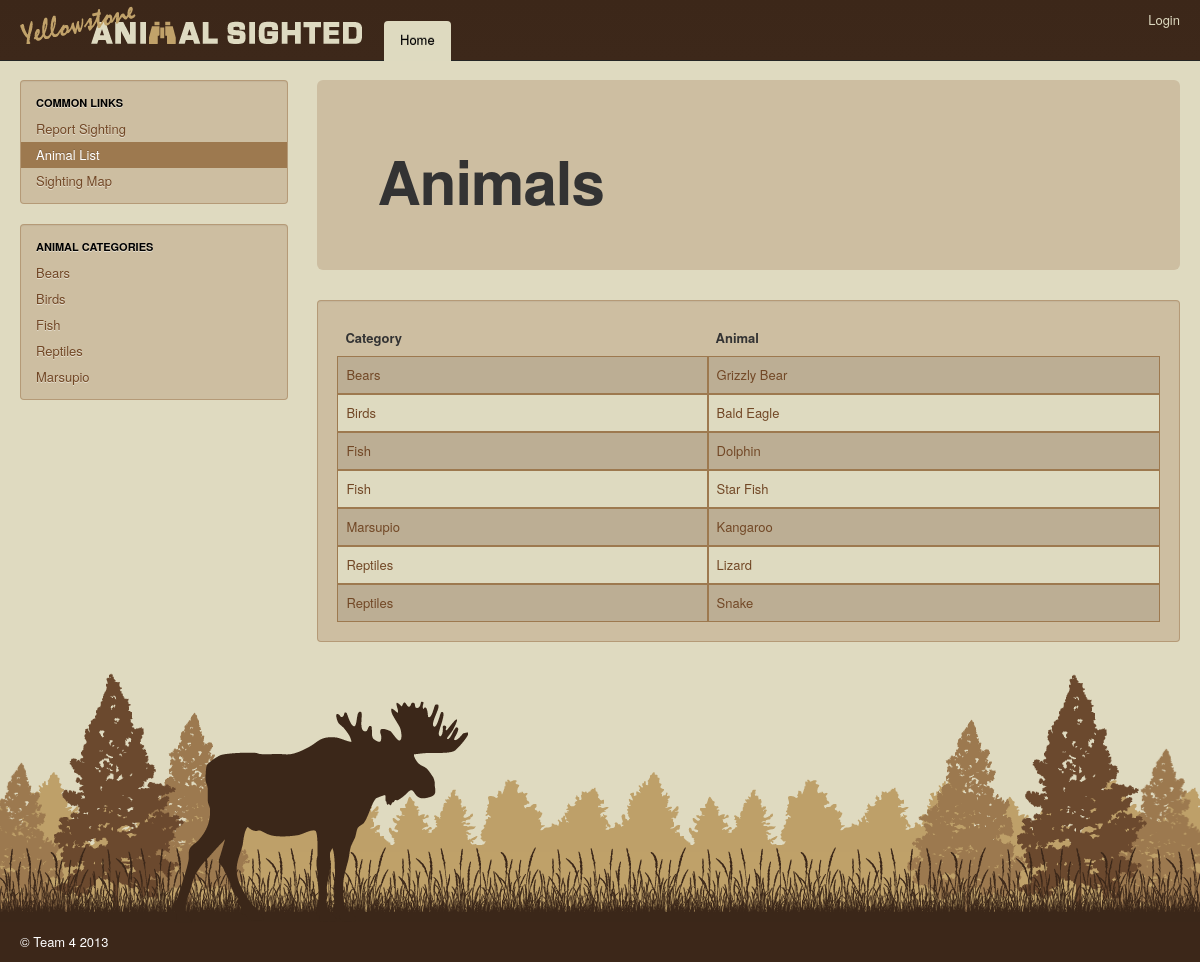
Page /?animal=list on the committed database.
### tables this page shows
CREATE TABLE IF NOT EXISTS `animal_categories` (
  `category_id` int(10) unsigned NOT NULL AUTO_INCREMENT,
  `parent_id` int(11) unsigned DEFAULT NULL,
  `category` varchar(25) NOT NULL,
  PRIMARY KEY (`category_id`),
  KEY `parent_id` (`parent_id`)
);

CREATE TABLE IF NOT EXISTS `animal_list` (
  `animal_id` int(10) unsigned NOT NULL AUTO_INCREMENT,
  `category_id` int(10) unsigned NOT NULL,
  `picture_id` int(10) unsigned DEFAULT NULL,
  `name` varchar(50) NOT NULL,
  PRIMARY KEY (`animal_id`),
  KEY `category_id` (`category_id`),
  KEY `name` (`name`)
);

### index.php (called while the page is built, shortened)
<?php
require_once('php/functions.php');
require_once('mvc/controller/index.php');
?>

### php/functions.php (called while the page is built, shortened)
<?php
function active($params){
	$params=split('=', $params);
	if($_GET[$params[0]]==$params[1])
		return ' active ';
}
?>

### mvc/model/model_animals.php (called while the page is built, shortened)
<?php
function animal_list($orderBy=false, $category_id=false){
	global $DB;
	$sql = 'SELECT a.*, i.about, i.src, c.category, s.lat, s.lng FROM animal_list a LEFT JOIN animal_info i ON a.animal_id=i.animal_id LEFT JOIN animal_categories c ON a.category_id=c.category_id RIGHT JOIN animal_sightings s ON s.animal_id = a.animal_id '.$inject.' GROUP BY a.animal_id';
	if($orderBy)
		$sql.=' ORDER BY '.$orderBy;
	$stmt = $DB->prepare($sql);
	$stmt->execute();
	$result = $stmt->fetchAll();
	return $result;
}
function category_list(){
	global $DB;
	$sql = 'SELECT * FROM animal_categories';
	$stmt = $DB->prepare($sql);
	$stmt->execute();
	$result = $stmt->fetchAll();
	return $result;
}
?>

### mvc/view/animal/list.php (the view, shortened to what this page needs)
<?php include('mvc/view/partials/head.php'); ?>
<?php include('mvc/view/partials/header.php'); ?>
<div class="row-fluid">
	<div class="span3">
		<?php include('mvc/view/partials/sidebar.php'); ?>
		<?php include('mvc/view/partials/category_sidebar.php'); ?>
	</div>
	<div class="span9">
		<div class="hero-unit">
			<h1>Animals</h1>
		</div>
		<table class="table table-striped well">
			<thead>
				<tr>
					<td>Category</td>
					<td>Animal</td>
				</tr>
			</thead>
			<?php
				$animal_list = animal_list('c.category');
				$ct=count($animal_list);
				for($i=0; $i<$ct; $i++){
					echo '
						<tr data-animal_id="'.$animal_list[$i]['animal_id'].'">
							<td class="category"><a href="?animal=category&category_id='.$animal_list[$i]['category_id'].'">'.$animal_list[$i]['category'].'</a></td>
							<td class="name"><a href="?animal=details&animal_id='.$animal_list[$i]['animal_id'].'">'.$animal_list[$i]['name'].'</a></td>
							'.$admin.'
						</tr>
					';
				}
			?>
		</table>
	</div>
</div>
<?php include('mvc/view/partials/footer.php'); ?>

### mvc/controller/index.php (shortened to what this page needs)
<?php
if($_GET['account']){
	require_once('mvc/model/model_accounts.php');
	require_once('mvc/controller/ctrl_accounts.php');
}else if($_GET['animal']){
	require_once('mvc/model/model_animals.php');
	require_once('mvc/controller/ctrl_animals.php');
}else{
	require_once('mvc/model/model_animals.php');
	include('mvc/view/site/main.php');
}
?>

### mvc/controller/ctrl_animals.php
<?php
if($_GET['animal']=='add'){
	if($_POST['submit'])
		$result=animal_sighting($form);
	if($result['status']=='success')
		include('mvc/view/animal/sighting_added.php');
	else
		include('mvc/view/animal/sighting_add.php');
}else if($_GET['animal']=='details'){
	include('mvc/view/animal/details.php');
}else if($_GET['animal']=='list'){
	include('mvc/view/animal/list.php');
}else if($_GET['animal']=='category'){
	include('mvc/view/animal/category.php');
}else if($_GET['animal']=='map'){
	include('mvc/view/animal/map.php');
}
?>

### mvc/view/partials/head.php (shortened to what this page needs)
<!DOCTYPE html>
<html lang="en">
<head>
	<link href="/css/bootstrap.css" rel="stylesheet">
	<link href="/css/bootstrap-responsive.css" rel="stylesheet">
	<link href="/css/main.css" rel="stylesheet">
</head>

### mvc/view/partials/header.php (shortened to what this page needs)
<body>
<div class="navbar navbar-inverse navbar-fixed-top">
	<div class="navbar-inner">
		<div class="container-fluid">
			<a class="brand" href="/"></a>
			<div class="nav-collapse collapse">
				<p class="navbar-text pull-right">
					<?php if($_SESSION['valid']){ ?>
						<a href="?account=manage" class="navbar-link"><?php echo user('first_name'); ?></a>
						| <a href="?account=manage" class="navbar-link">Manage Account</a>
						| <a href="?account=logout" class="navbar-link">Logout</a>
					<?php }else{ ?>
						<a href="?account=login" class="navbar-link">Login</a>
					<?php } ?>
				</p>
				<ul class="nav">
					<li class="active"><a href="/">Home</a></li>
				</ul>
			</div>
		</div>
	</div>
</div>
<div class="container-fluid">

### mvc/view/partials/sidebar.php
<div class="well sidebar-nav">
	<ul class="nav nav-list">
		<li class="nav-header">Common Links</li>
		<li class="<?php echo active('animal=add'); ?>"><a href="?animal=add" title="Add your sighting to the map.">Report Sighting</a></li>
		<li class="<?php echo active('animal=list'); ?>"><a href="?animal=list" title="See a list of all animals.">Animal List</a></li>
		<li class="<?php echo active('animal=map'); ?>"><a href="?animal=map" title="See the latest animal sightings on a map.">Sighting Map</a></li>
	</ul>
</div>

### mvc/view/partials/category_sidebar.php
<div class="well sidebar-nav">
	<ul class="nav nav-list">
		<li class="nav-header">Animal Categories</li>
		<?php
			$categories = category_list();
			$ct=count($categories);
			for($i=0; $i<$ct; $i++){
				echo '<li class="'.active('category_id='.$categories[$i]['category_id']).'"><a href="?animal=category&amp;category_id='.$categories[$i]['category_id'].'">'.$categories[$i]['category'].'</a></li>'."\n";
			}
		?>
	</ul>
</div>

### mvc/view/partials/footer.php (shortened to what this page needs)
</div>
<footer>
	<div class="main">
		<p>&copy; Team 4 2013</p>
	</div>
</footer>
</body>
</html>

### css/main.css (style rules this page uses)
.brand { background: url(/img/navbar-logo.png) no-repeat 20px 6px; height: 40px; width: 344px; }
.container-fluid:nth-child(2) { margin-top: 20px; }
.nav-list > .active > a, .nav-list > .active > a:hover, .nav-list > .active > a:focus { background-color: #9d794f; }
.nav-header { color: #000; }
.navbar-inner, .navbar-fixed-top .navbar-inner, .navbar-static-top .navbar-inner { -webkit-box-shadow: 0 0px 0px rgba(0, 0, 0, 0); -moz-box-shadow: 0 0px 0px rgba(0, 0, 0, 0); box-shadow: 0 0px 0px rgba(0, 0, 0, 0); }
.navbar-inverse .navbar-inner { color: white; background-color: #3C2719; background-image: -moz-linear-gradient(top, #3C2719, #3D281A); background-image: -webkit-gradient(linear, 0 0, 0 100%, from(#3C2719), to(#3D281A)); background-image: -webkit-linear-gradient(top, #3C2719, #3D281A); background-image: -o-linear-gradient(top, #3C2719, #3D281A); background-image: linear-gradient(to bottom, #3C2719, #3D281A); background-repeat: repeat-x; }
.navbar-inverse .nav .active > a, .navbar-inverse .nav .active > a:hover, .navbar-inverse .nav .active > a:focus { color: black; background-color: #DEDAC0; height: 30px; border-bottom: 1px solid #DEDAC0; position: relative; z-index: 2; -webkit-border-top-left-radius: 4px; -webkit-border-top-right-radius: 4px; -moz-border-top-left-radius: 4px; -moz-border-top-right-radius: 4px; border-top-left-radius: 4px; border-top-right-radius: 4px; -webkit-box-shadow-bottom: 0 0px 0px rgba(0, 0, 0, 0); -moz-box-shadow-bot: 0 0px 0px rgba(0, 0, 0, 0); box-shadow: 0 0px 0px rgba(0, 0, 0, 0); }
.navbar .nav > li > a { float: none; padding: 9px 16px 0px; margin-top: 21px; margin-bottom: -5px; color: #DEDAC0; }
body { margin: 0; font-family: "Helvetica Neue", Helvetica, Arial, sans-serif; font-size: 13px; color: #333333; background-color: #DFDAC0; }
.hero-unit { background-color: #CDBEA1; }
.table-striped tbody > tr:nth-child(odd) > td, .table-striped tbody > tr:nth-child(odd) > th { color: black; background-color: #BCAE94; border: 1px solid #9d794f; }
.table-striped tbody > tr:nth-child(even) > td, .table-striped tbody > tr:nth-child(even) > th { color: black; background-color: #dedac0; border: 1px solid #9d794f; }
thead { font-weight: bold; }
table { border: 1px solid #9d794f; border-collapse: separate; }
a { color: #724826; }
.navbar-inverse .navbar-link { color: #DEDAC0; }
.well { background-color: #CDBEA1; border: 1px solid rgba(157, 121, 79, 0.5); }
footer { position: absolute; height: 300px; width: 100%; }
footer p { position: absolute; margin: 270px 20px 0px; color: white; }
@media (min-width: 1200px) { footer { background: url("/img/footer/moose.png") no-repeat 19% 50%, url("/img/footer/grass.png")repeat-x 0 82%, url("/img/footer/grass2.png")repeat-x 2% 83%, url("/img/footer/grass_extend.png") repeat-x 0 100%, url("/img/footer/pine1.png")no-repeat 5% 22%, url("/img/footer/pine1.png")no-repeat 95% 23%, url("/img/footer/pine2.png")no-repeat -4% 100%, url("/img/footer/pine2.png")no-repeat 12% 50%, url("/img/footer/pine2.png")no-repeat 84% 57%, url("/img/footer/pine2.png")no-repeat 102% 86%, url("/img/footer/background_pines.png") repeat-x 20% 50%, url("/img/footer/bg_pines_extend.png") repeat-x 0 85%; } }
@media (min-width: 768px) { footer { background: url("/img/footer/moose.png") no-repeat 19% 50%, url("/img/footer/grass.png")repeat-x 0 82%, url("/img/footer/grass2.png")repeat-x 2% 83%, url("/img/footer/grass_extend.png") repeat-x 0 100%, url("/img/footer/pine1.png")no-repeat 5% 22%, url("/img/footer/pine1.png")no-repeat 95% 23%, url("/img/footer/pine2.png")no-repeat -4% 100%, url("/img/footer/pine2.png")no-repeat 12% 50%, url("/img/footer/pine2.png")no-repeat 84% 57%, url("/img/footer/pine2.png")no-repeat 102% 86%, url("/img/footer/background_pines.png") repeat-x 20% 50%, url("/img/footer/bg_pines_extend.png") repeat-x 0 85%; } }

### mvc/view/partials/head.php (style rules this page uses)
body { padding-top: 60px; padding-bottom: 40px; }
.sidebar-nav { padding: 9px 0; }

### rows in the picture
animal_categories: category "Bears"
animal_categories: category "Birds"
animal_categories: category "Fish"
animal_categories: category "Reptiles"
animal_categories: category "Marsupio"
animal_list: category.category "Bears", name "Grizzly Bear"
animal_list: category.category "Birds", name "Bald Eagle"
animal_list: category.category "Fish", name "Dolphin"
animal_list: category.category "Fish", name "Star Fish"
animal_list: category.category "Marsupio", name "Kangaroo"
animal_list: category.category "Reptiles", name "Lizard"
animal_list: category.category "Reptiles", name "Snake"
